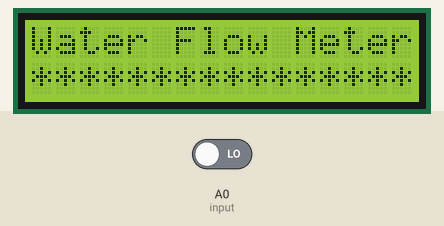
This sketch was run on a simulated Arduino Uno, built with avr-gcc and run on an emulated ATmega328P. Parts: 16×2 character LCD. The inputs (shaded band) are chosen by the test bench; at power-on: A0 (input) LOW.

Above: at 0.1 s.
At 4.1 s:
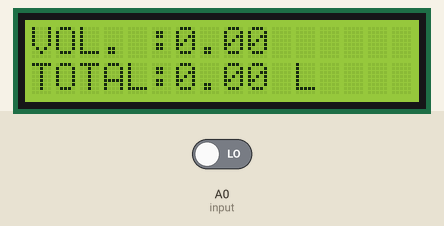

The sketch:

vol.ino
```cpp
#include <LiquidCrystal.h>
LiquidCrystal lcd(12, 11, 5, 4, 3, 2);
int X;
int Y;
float TIME = 0;
float FREQUENCY = 0;
float WATER = 0;
float TOTAL = 0;
float LS = 0;
const int input = A0;
void setup()
{
Serial.begin(9600);
lcd.begin(16, 2);
lcd.clear();
lcd.setCursor(0,0);
lcd.print("Water Flow Meter");
lcd.setCursor(0,1);
lcd.print("****************");

delay(2000);
pinMode(input,INPUT);
}
void loop()
{
X = pulseIn(input, HIGH);
Y = pulseIn(input, LOW);
TIME = X + Y;
FREQUENCY = 1000000/TIME;
WATER = FREQUENCY/7.5;
LS = WATER/60;
if(FREQUENCY >= 0)
{
if(isinf(FREQUENCY))
{
lcd.clear();
lcd.setCursor(0,0);
lcd.print("VOL. :0.00");
lcd.setCursor(0,1);
lcd.print("TOTAL:");
lcd.print( TOTAL);
lcd.print(" L");
}
else
{
TOTAL = TOTAL + LS;
Serial.println(FREQUENCY);
lcd.clear();
lcd.setCursor(0,0);
lcd.print("VOL.: ");
lcd.print(WATER);
lcd.print(" L/M");
lcd.setCursor(0,1);
lcd.print("TOTAL:");
lcd.print( TOTAL);
lcd.print(" L");
}
}
delay(1000);
}
```
